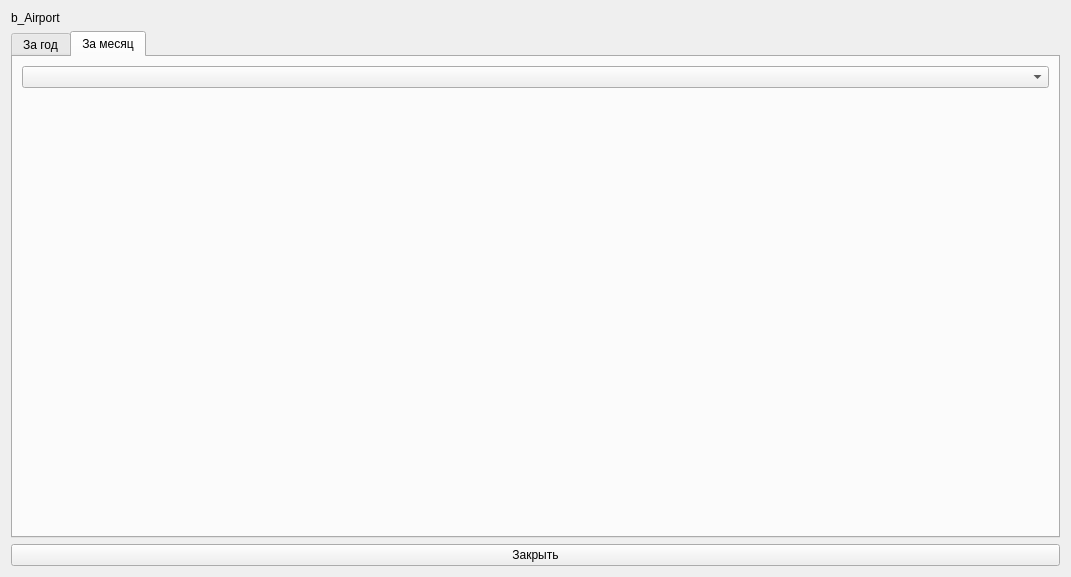
<?xml version="1.0" encoding="UTF-8"?>
<ui version="4.0">
 <class>AirportStatsWindowUI</class>
 <widget class="QWidget" name="AirportStatsWindowUI">
  <property name="geometry">
   <rect>
    <x>0</x>
    <y>0</y>
    <width>1071</width>
    <height>577</height>
   </rect>
  </property>
  <property name="windowTitle">
   <string>Form</string>
  </property>
  <layout class="QGridLayout" name="gridLayout_2">
   <item row="0" column="0">
    <widget class="QLabel" name="lb_Airport">
     <property name="text">
      <string>b_Airport</string>
     </property>
    </widget>
   </item>
   <item row="1" column="0">
    <widget class="QTabWidget" name="tw_stats">
     <property name="currentIndex">
      <number>1</number>
     </property>
     <widget class="QWidget" name="tab_year">
      <attribute name="title">
       <string>За год</string>
      </attribute>
      <layout class="QGridLayout" name="gridLayout_3">
       <item row="1" column="0">
        <widget class="QWidget" name="cv_year" native="true"/>
       </item>
      </layout>
     </widget>
     <widget class="QWidget" name="tab_month">
      <attribute name="title">
       <string>За месяц</string>
      </attribute>
      <layout class="QGridLayout" name="gridLayout">
       <item row="0" column="0">
        <widget class="QComboBox" name="cb_month">
         <property name="currentIndex">
          <number>-1</number>
         </property>
         <property name="maxVisibleItems">
          <number>12</number>
         </property>
        </widget>
       </item>
       <item row="1" column="0">
        <widget class="QWidget" name="cv_month" native="true"/>
       </item>
      </layout>
     </widget>
    </widget>
   </item>
   <item row="2" column="0">
    <widget class="QPushButton" name="pb_close">
     <property name="text">
      <string>Закрыть</string>
     </property>
    </widget>
   </item>
  </layout>
 </widget>
 <resources/>
 <connections/>
</ui>
